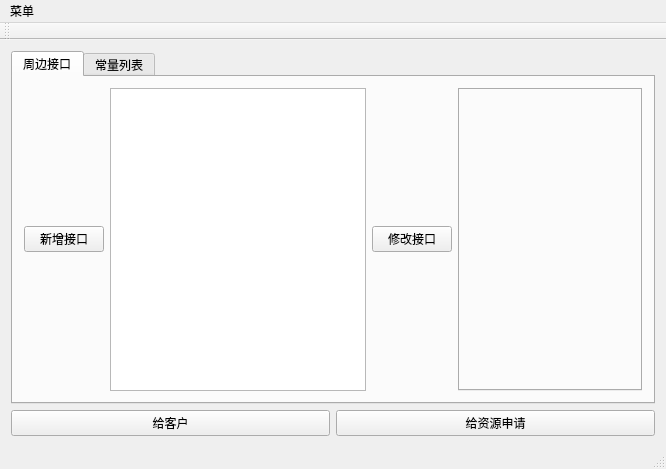
<?xml version="1.0" encoding="UTF-8"?>
<ui version="4.0">
 <class>MainWindow</class>
 <widget class="QMainWindow" name="MainWindow">
  <property name="geometry">
   <rect>
    <x>0</x>
    <y>0</y>
    <width>666</width>
    <height>469</height>
   </rect>
  </property>
  <property name="windowTitle">
   <string>MainWindow</string>
  </property>
  <widget class="QWidget" name="centralWidget">
   <layout class="QHBoxLayout" name="horizontalLayout_2">
    <item>
     <layout class="QVBoxLayout" name="verticalLayout">
      <item>
       <widget class="QTabWidget" name="tabWidget">
        <property name="currentIndex">
         <number>0</number>
        </property>
        <widget class="QWidget" name="allInterface">
         <attribute name="title">
          <string>周边接口</string>
         </attribute>
         <layout class="QHBoxLayout" name="horizontalLayout_4">
          <item>
           <layout class="QHBoxLayout" name="horizontalLayout_3">
            <item>
             <widget class="QPushButton" name="newInterface">
              <property name="text">
               <string>新增接口</string>
              </property>
             </widget>
            </item>
            <item>
             <widget class="QListWidget" name="listWidget"/>
            </item>
            <item>
             <widget class="QPushButton" name="pushButton">
              <property name="text">
               <string>修改接口</string>
              </property>
             </widget>
            </item>
            <item>
             <widget class="QTabWidget" name="modInterface">
              <property name="tabPosition">
               <enum>QTabWidget::North</enum>
              </property>
              <property name="currentIndex">
               <number>-1</number>
              </property>
             </widget>
            </item>
           </layout>
          </item>
         </layout>
        </widget>
        <widget class="QWidget" name="tab_2">
         <attribute name="title">
          <string>常量列表</string>
         </attribute>
        </widget>
       </widget>
      </item>
      <item>
       <layout class="QHBoxLayout" name="horizontalLayout">
        <item>
         <widget class="QPushButton" name="toClient">
          <property name="text">
           <string>给客户</string>
          </property>
         </widget>
        </item>
        <item>
         <widget class="QPushButton" name="toResource">
          <property name="text">
           <string>给资源申请</string>
          </property>
         </widget>
        </item>
       </layout>
      </item>
     </layout>
    </item>
   </layout>
  </widget>
  <widget class="QMenuBar" name="menuBar">
   <property name="geometry">
    <rect>
     <x>0</x>
     <y>0</y>
     <width>666</width>
     <height>23</height>
    </rect>
   </property>
   <widget class="QMenu" name="menu">
    <property name="title">
     <string>菜单</string>
    </property>
    <addaction name="set"/>
   </widget>
   <addaction name="menu"/>
  </widget>
  <widget class="QToolBar" name="mainToolBar">
   <attribute name="toolBarArea">
    <enum>TopToolBarArea</enum>
   </attribute>
   <attribute name="toolBarBreak">
    <bool>false</bool>
   </attribute>
  </widget>
  <widget class="QStatusBar" name="statusBar"/>
  <action name="set">
   <property name="text">
    <string>设置</string>
   </property>
  </action>
 </widget>
 <layoutdefault spacing="6" margin="11"/>
 <resources/>
 <connections/>
</ui>
